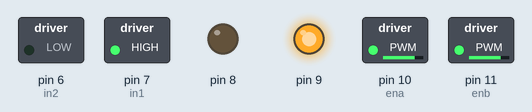
This sketch was run on a simulated Arduino Uno, built with avr-gcc and run on an emulated ATmega328P. Shown: switched loads named in the sketch (green lamp = pin HIGH), output pins drawn as LEDs (lit = HIGH).

Above: at 0.1 s.
Timing chart, 0 to 1.6 s (numbered marks = the images above):
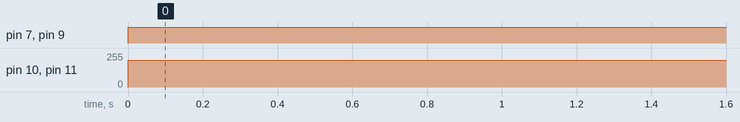

The sketch:

Basic_wheel_movement.ino
```cpp
int ena = 10; //left
int in1 = 7;
int in2 = 6;

int enb = 11; //right
int in3 = 8;
int in4 = 9;


void setmotor(int pwm, int in1,int in2, int speed){
  if(speed>0){ // when the in1 = high and in2 = low the wheel moves forward
    analogWrite(pwm,speed);
    digitalWrite(in1,HIGH);
    digitalWrite(in2,LOW);
  }

  else if(speed<0){ // when the in1 = low and in2 = high the wheel moves backward

    speed=-1*speed;
    analogWrite(pwm,speed);
    digitalWrite(in1,LOW);
    digitalWrite(in2,HIGH);
  }
  else{
    analogWrite(pwm,0);
    digitalWrite(in1,LOW);
    digitalWrite(in2,LOW);

  }
}

void movelfr(int leftspeed , int rightspeed){
  setmotor(ena,in1,in2,leftspeed);
  setmotor(enb,in3,in4,rightspeed);
}

void setup() {
  // put your setup code here, to run once:
  pinMode(enb,OUTPUT);
  pinMode(8,OUTPUT);
  pinMode(9,OUTPUT);

  pinMode(ena,OUTPUT);
  pinMode(7,OUTPUT);
  pinMode(6,OUTPUT);


}

void loop() {
  // put your main code here, to run repeatedly:
  movelfr(200,-200);

}
```

Measured:
- by itself, pin 7 (in1), pin 9: LOW → HIGH at 0.00 s
- by itself, pin 10 (ena), pin 11 (enb): 0/255 → 200/255 at 0.00 s
